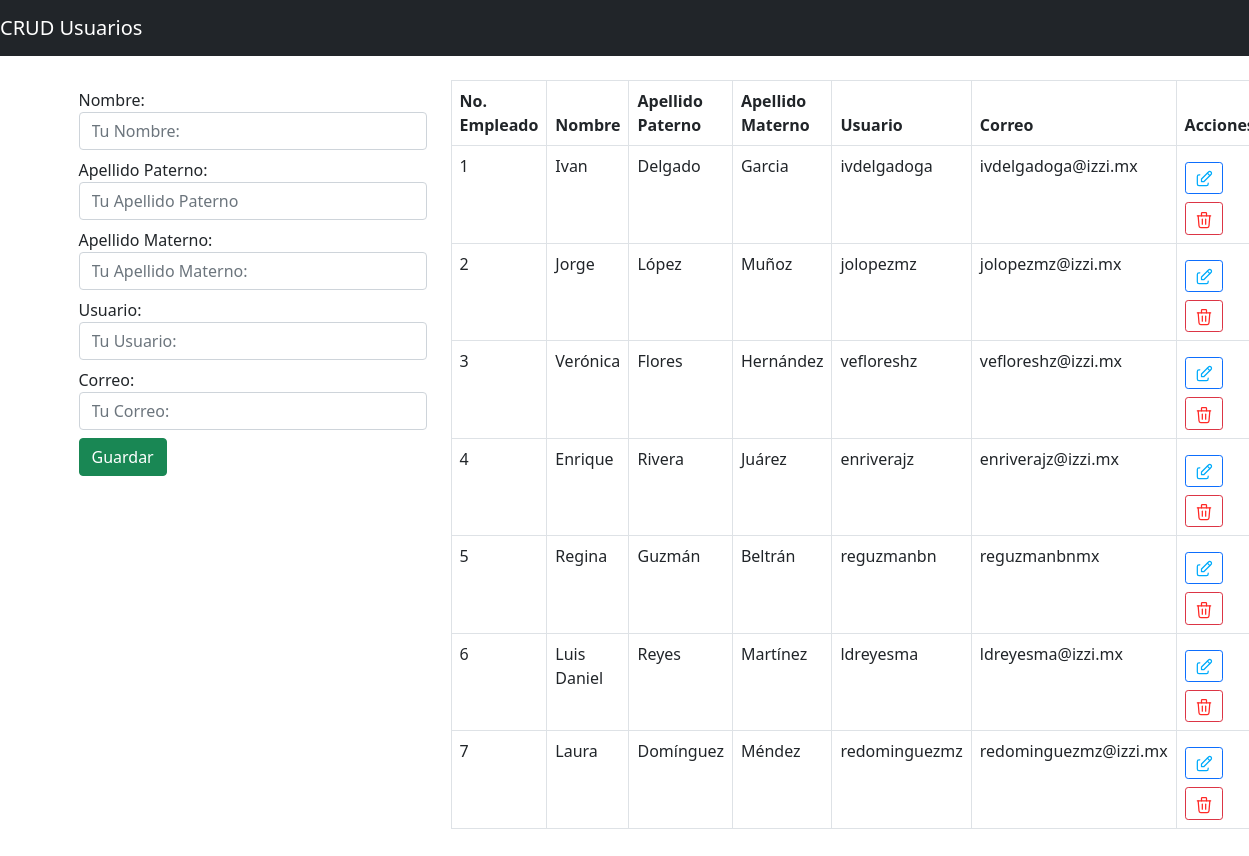
The page / on the database its author committed.
### tables this page shows
CREATE TABLE IF NOT EXISTS usuarios(
    numeroEmpleado INT(11) NOT NULL AUTO_INCREMENT,
    nombre VARCHAR(100) NOT NULL,
    apellidoPaterno VARCHAR(100) NOT NULL,
    apellidoMaterno VARCHAR(100) NOT NULL,
    usuario VARCHAR(100) NOT NULL,
    correo VARCHAR(100) NOT NULL UNIQUE,
    PRIMARY KEY(numeroEmpleado)
);

### index.php (the view, shortened to what this page needs)
<?php include("config/conection.php") ?>
<?php include("includes/header.php") ?>
<div class="container-xl p-4">
    <div class="row">
        <div class="col-md-4">
            <form action="create.php" method="POST" id="formularioGuardar">
                <div class="form-group my-2">
                    <label for="nombre">Nombre:</label>
                    <input class="form-control" type="text" name="nombre" id="nombre" placeholder="Tu Nombre:" required>
                </div>
                <div class="form-group my-2">
                    <label for="apellidoPaterno">Apellido Paterno:</label>
                    <input class="form-control" type="text" name="apellidoPaterno" id="apellidoPaterno" placeholder="Tu Apellido Paterno" required>
                </div>
                <div class="form-group my-2">
                    <label for="apellidoMaterno">Apellido Materno:</label>
                    <input class="form-control" type="text" name="apellidoMaterno" id="apellidoMaterno" placeholder="Tu Apellido Materno:" required>
                </div>
                <div class="form-group my-2">
                    <label for="usuario">Usuario:</label>
                    <input class="form-control" type="text" name="usuario" id="usuario" placeholder="Tu Usuario:" required>
                </div>
                <div class="form-group my-2">
                    <label for="correo">Correo:</label>
                    <input class="form-control" type="email" name="correo" id="correo" placeholder="Tu Correo:" required>
                </div>
                <input class="btn btn-success btn-block" type="submit" name="guardar" value="Guardar">
            </form>
        </div>
        <div class="col-md-8">
            <table class="table table-bordered">
                <thead>
                    <tr>
                        <th>No. Empleado</th>
                        <th>Nombre</th>
                        <th>Apellido Paterno</th>
                        <th>Apellido Materno</th>
                        <th>Usuario</th>
                        <th>Correo</th>
                        <th>Acciones</th>
                    </tr>
                </thead>
                <tbody>
                    <?php
                        $query = "SELECT * FROM usuarios";
                        $usuarios = mysqli_query($conn, $query);
                        while($dato = mysqli_fetch_array($usuarios)){  ?>
                            <tr>
                                <td><?php echo $dato['numeroEmpleado'] ?></td>
                                <td><?php echo $dato['nombre'] ?></td>
                                <td><?php echo $dato['apellidoPaterno'] ?></td>
                                <td><?php echo $dato['apellidoMaterno'] ?></td>
                                <td><?php echo $dato['usuario'] ?></td>
                                <td><?php echo $dato['correo'] ?></td>
                                <td>
                                    <a href="update.php?id=<?php echo $dato['numeroEmpleado']?>" class="btn btn-outline-primary btn-sm mt-2">
                                    </a>
                                    <a href="delete.php?id=<?php echo $dato['numeroEmpleado']?>" class="btn btn-outline-danger btn-sm mt-2">
                                    </a>
                                </td>
                            </tr>
                    <?php } ?>
                </tbody>
            </table>
        </div>
    </div>
</div>
<?php include("includes/footer.php") ?>

### includes/header.php (shortened to what this page needs)
<!doctype html>
<html lang="en">
  <head>
    <link href="https://cdn.jsdelivr.net/npm/bootstrap@5.0.2/dist/css/bootstrap.min.css" rel="stylesheet">
  </head>
  <body>
    <nav class="navbar navbar-dark bg-dark">
        <a class="navbar-brand" href="index.php">CRUD Usuarios</a>
    </nav>

### includes/footer.php (shortened to what this page needs)
  </body>
</html>

### rows shown on the page
usuarios: numeroEmpleado "1", nombre "Ivan", apellidoPaterno "Delgado", apellidoMaterno "Garcia", usuario "ivdelgadoga", correo "ivdelgadoga@izzi.mx"
usuarios: numeroEmpleado "2", nombre "Jorge", apellidoPaterno "López", apellidoMaterno "Muñoz", usuario "jolopezmz", correo "jolopezmz@izzi.mx"
usuarios: numeroEmpleado "3", nombre "Verónica", apellidoPaterno "Flores", apellidoMaterno "Hernández", usuario "vefloreshz", correo "vefloreshz@izzi.mx"
usuarios: numeroEmpleado "4", nombre "Enrique", apellidoPaterno "Rivera", apellidoMaterno "Juárez", usuario "enriverajz", correo "enriverajz@izzi.mx"
usuarios: numeroEmpleado "5", nombre "Regina", apellidoPaterno "Guzmán", apellidoMaterno "Beltrán", usuario "reguzmanbn", correo "reguzmanbnmx"
usuarios: numeroEmpleado "6", nombre "Luis Daniel", apellidoPaterno "Reyes", apellidoMaterno "Martínez", usuario "ldreyesma", correo "ldreyesma@izzi.mx"
usuarios: numeroEmpleado "7", nombre "Laura", apellidoPaterno "Domínguez", apellidoMaterno "Méndez", usuario "redominguezmz", correo "redominguezmz@izzi.mx"
